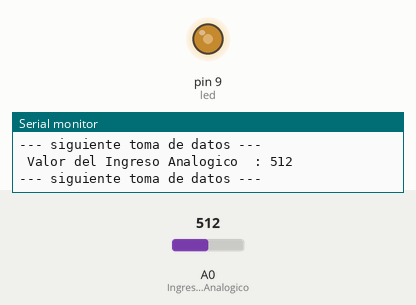
Recording of a sketch running on a simulated Arduino Uno, built with avr-gcc and run on an emulated ATmega328P. On the bench: output pins drawn as LEDs (lit = HIGH), the last lines printed to the serial monitor. The test bench sets the inputs (shaded band); at power-on: A0 (Ingreso_Analogico) = 512.

Above: at 1.3 s.
1.4 s: A0 (Ingreso_Analogico) set to 306
At 2.4 s:
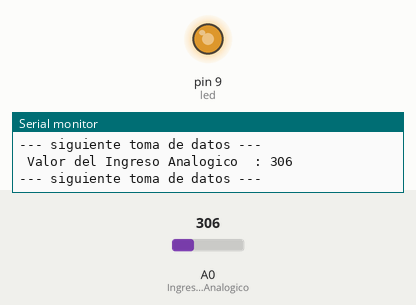
3.0 s: A0 (Ingreso_Analogico) set to 104
At 4.2 s:
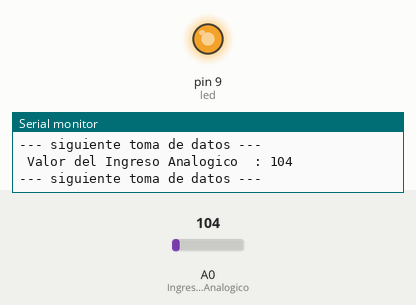
4.5 s: A0 (Ingreso_Analogico) set to 92
At 4.8 s:
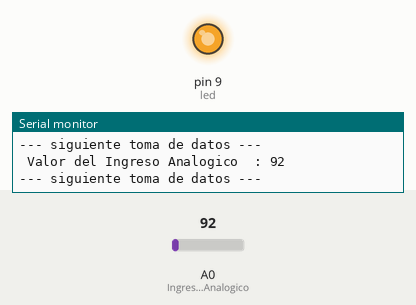
6.0 s: A0 (Ingreso_Analogico) set to 900
At 6.6 s:
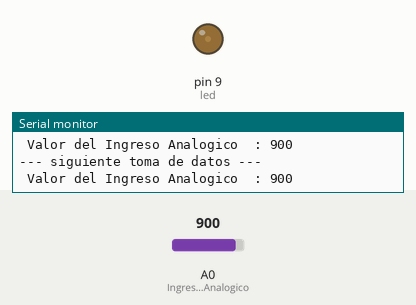
7.5 s: A0 (Ingreso_Analogico) set to 1023
At 8.5 s:
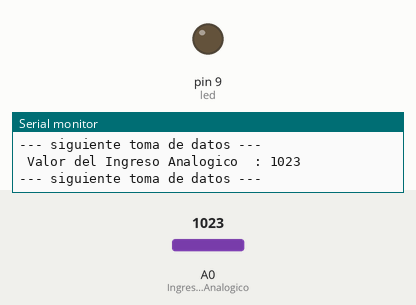
Timing chart, 0 to 10.1 s (numbered marks = the images above; inputs shaded):
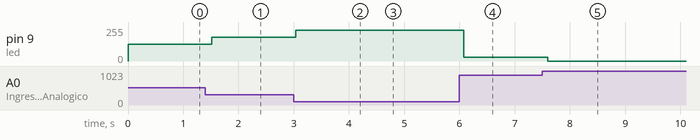

The sketch:

analogRead_01_LDR.ino
```cpp
/*                                     +  -                                         +  -
                                       *  *    *  *  *  *  *       *  *  *  *  *    *  *
                                       *  *    *  *  *  *  *       *  *  +-----+    *  *
                                       *  * +----[PWR]-------------------| USB |--+ *  *
                                       *  * |                            +-----+  | *  *
                                       *  * |         GND/RST2  [ ][ ]            | *  *
                                       *  * |       MOSI2/SCK2  [ ][ ]  A5/SCL[ ] | *  *
                                       *  * |          5V/MISO2 [ ][ ]  A4/SDA[ ] | *  *
                                       *  * |                             AREF[ ] | *  *
                                       *  * |                              GND[ ] | *  *
                                       *  * | [ ]N/C                    SCK/13[ ] | *  *
                                       *  * | [ ]IOREF                 MISO/12[ ] | *  *
                                       *  * | [ ]RST                   MOSI/11[ ] | *  *
                                       *  * | [ ]3V3    +---+               10[ ] | *  *
                                       0------[0]5v    -| A |-               9[0]~| -------------------\
                                       *  * | [ ]GND   -| R |-               8[ ] | *  *                |
                                       *  0---[0]GND   -| D |-                    | *  *                |
                                       *  * | [ ]Vin   -| U |-               7[ ] | *  *                |
                                       *  * |          -| I |-               6[ ]~| *  *                |
               -------------------------------[0]A0    -| N |-               5[ ]~| *  *                |
              /                        *  * | [ ]A1    -| O |-               4[ ] | *  *                |
              |                        *  * | [ ]A2     +---+           INT1/3[ ]~| *  *                |
              |                        *  * | [ ]A3                     INT0/2[ ] | *  *                |
              |                        *  * | [ ]A4/SDA   RST SCK MISO    TX>1[ ] | *  *                |
              |                        *  * | [ ]A5/SCL   [ ] [ ] [ ]     RX<0[ ] | *  *                |
              |                        *  * |             [ ] [ ] [ ]             | *  *                |
              |                        *  * |  UNO_R3     GND MOSI 5V ____________/ *  *                |
              |                        *  * \________________________/              *  *                |
              |                        *  *    *  *  *  *  *       *  *  *  *  *    *  *                |
              |                        *  *    *  *  *  *  *       *  *  *  *  *    *  *                |
              |                           220 Ohm            Led 1              /----------------------/   pin 9
              |                        *  0-ww-0  *  *  * 0--(L)---0  *  *  *  0    *  *
              |                        *  *    *  *  *  *  *       *  *  *  *  *    *  *
              |                        *  *    *  *  *  *  *       *  *  *  *  *    *  *
              |                        *  *    *  *  *  *  *       *  *  *  *  *    *  *
              |                        *  *    *  *  *  *  *       *  *  *  *  *    *  *
              |                         10 kOhm            LDR
              |                        *  0-ww-0  *  *  0  0--(W)--*  *  *  *  0----0  *
              \----------------------------------------/    pin A0
                                       *  *    *  *  *  *  *       *  *  *  *  *    *  *
                                       *  0    *  *  *  *  *       *  *  *  *  *    *  0
                         pin GND---------/ \------------------------------------------/ - GND
                                       *  *    *  *  *  *  *       *  *  *  *  *    *  *
                                       0  *    *  *  *  *  *       *  *  *  *  *    0  *
                         pin 5v-------/ \------------------------------------------/+ 5v
*/
int demora =  500;
int led = 9;
int Ingreso_Analogico = A0;
int pin =  0;
int nivel_luz_led = 0;
int Ingreso_Analogico_a_ADC =0; //0 a 1024 conversos Analogico digital de 10 bit
int parametros_salida =0;       // 0 a 5 volt en 8 bits 0 a 255

void setup()
 {
  pinMode(led,OUTPUT);
  Serial.begin(9600);
  pinMode(Ingreso_Analogico,INPUT);
}

void loop()
{
  Ingreso_Analogico_a_ADC = analogRead (Ingreso_Analogico);
  nivel_luz_led = 255-(Ingreso_Analogico_a_ADC / 4);// 4 = 1024 / 256
  analogWrite (led,nivel_luz_led);
  Serial.print(" Valor del Ingreso Analogico  : ");
  Serial.println(Ingreso_Analogico_a_ADC);

  Serial.println("--- siguiente toma de datos --- ");

  delay(demora);
}
```

Measured:
- after the input at 1.4 s, pin 9 (led): 127/255 → 179/255 after 0.12 s
- after the input at 3.0 s, pin 9 (led): 179/255 → 229/255 at once
- after the input at 4.5 s, pin 9 (led): 229/255 → 232/255 after 0.06 s
- after the input at 6.0 s, pin 9 (led): 232/255 → 30/255 after 0.07 s
- after the input at 7.5 s, pin 9 (led): 30/255 → 0/255 after 0.09 s
